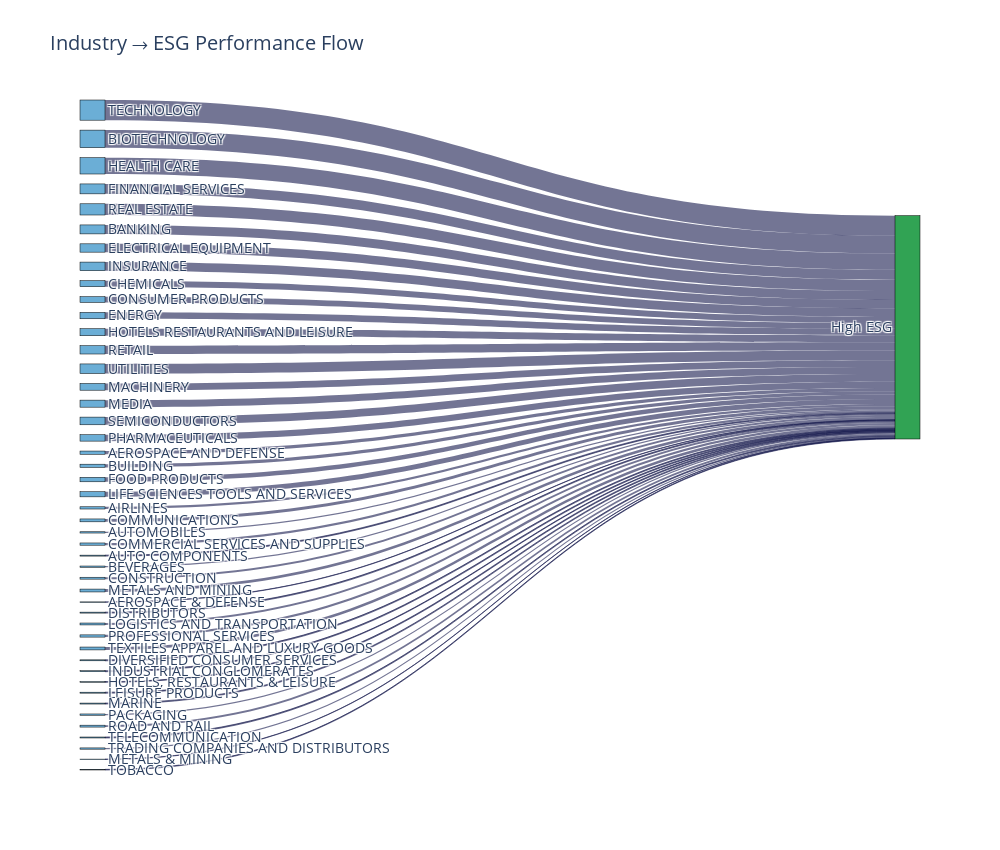

Here is the notebook cell this chart was saved with:
### Code cell
fig = go.Figure(data=[go.Sankey(
    arrangement="snap",   # keeps nodes aligned
    node=dict(
        pad=30,           # more padding between nodes
        thickness=25,     # thicker nodes
        line=dict(color="black", width=0.5),
        label=all_nodes,
        color=["#6baed6" if n in flow_data["industry"].unique() else "#31a354" for n in all_nodes]
    ),
    link=dict(
        source=sources,
        target=targets,
        value=values,
        color="rgba(0.09,0.1,0.3,0.6)"
    )
)])

fig.update_layout(
    title_text="Industry → ESG Performance Flow",
    font_size=14,
    height=850,   # Increase figure height
    width=1000     # Increase figure width
)

fig.show()

### Figure 1 — Plotly figure (JSON) as saved in the notebook; plotly's stock layout.template omitted (floating-point values rounded to 4 significant figures)
{"data": [{"arrangement": "snap", "link": {"color": "rgba(0.09,0.1,0.3,0.6)", "source": [0, 1, 2, 3, 4, 5, 6, 7, 8, 9, 10, 11, 12, 13, 14, 15, 16, 17, 18, 19, 20, 21, 22, 23, 24, 25, 26, 27, 28, 29, 30, 31, 32, 33, 34, 35, 36, 37, 38, 39, 40, 41, 42, 43, 44, 45], "target": [46, 46, 46, 46, 46, 46, 46, 46, 46, 46, 46, 46, 46, 46, 46, 46, 46, 46, 46, 46, 46, 46, 46, 46, 46, 46, 46, 46, 46, 46, 46, 46, 46, 46, 46, 46, 46, 46, 46, 46, 46, 46, 46, 46, 46, 46], "value": [1, 10, 7, 3, 4, 28, 4, 55, 10, 19, 7, 9, 6, 18, 3, 3, 26, 20, 31, 14, 51, 22, 2, 3, 27, 3, 16, 6, 21, 3, 22, 1, 9, 4, 20, 7, 35, 26, 6, 24, 63, 3, 9, 2, 4, 30]}, "node": {"color": ["#6baed6", "#6baed6", "#6baed6", "#6baed6", "#6baed6", "#6baed6", "#6baed6", "#6baed6", "#6baed6", "#6baed6", "#6baed6", "#6baed6", "#6baed6", "#6baed6", "#6baed6", "#6baed6", "#6baed6", "#6baed6", "#6baed6", "#6baed6", "#6baed6", "#6baed6", "#6baed6", "#6baed6", "#6baed6", "#6baed6", "#6baed6", "#6baed6", "#6baed6", "#6baed6", "#6baed6", "#6baed6", "#6baed6", "#6baed6", "#6baed6", "#6baed6", "#6baed6", "#6baed6", "#6baed6", "#6baed6", "#6baed6", "#6baed6", "#6baed6", "#6baed6", "#6baed6", "#6baed6", "#31a354"], "label": ["AEROSPACE & DEFENSE", "AEROSPACE AND DEFENSE", "AIRLINES", "AUTO COMPONENTS", "AUTOMOBILES", "BANKING", "BEVERAGES", "BIOTECHNOLOGY", "BUILDING", "CHEMICALS", "COMMERCIAL SERVICES AND SUPPLIES", "COMMUNICATIONS", "CONSTRUCTION", "CONSUMER PRODUCTS", "DISTRIBUTORS", "DIVERSIFIED CONSUMER SERVICES", "ELECTRICAL EQUIPMENT", "ENERGY", "FINANCIAL SERVICES", "FOOD PRODUCTS", "HEALTH CARE", "HOTELS RESTAURANTS AND LEISURE", "HOTELS, RESTAURANTS & LEISURE", "INDUSTRIAL CONGLOMERATES", "INSURANCE", "LEISURE PRODUCTS", "LIFE SCIENCES TOOLS AND SERVICES", "LOGISTICS AND TRANSPORTATION", "MACHINERY", "MARINE", "MEDIA", "METALS & MINING", "METALS AND MINING", "PACKAGING", "PHARMACEUTICALS", "PROFESSIONAL SERVICES", "REAL ESTATE", "RETAIL", "ROAD AND RAIL", "SEMICONDUCTORS", "TECHNOLOGY", "TELECOMMUNICATION", "TEXTILES APPAREL AND LUXURY GOODS", "TOBACCO", "TRADING COMPANIES AND DISTRIBUTORS", "UTILITIES", "High ESG"], "line": {"color": "black", "width": 0.5}, "pad": 30, "thickness": 25}, "type": "sankey"}], "layout": {"font": {"size": 14}, "height": 850, "title": {"text": "Industry → ESG Performance Flow"}, "width": 1000}}
